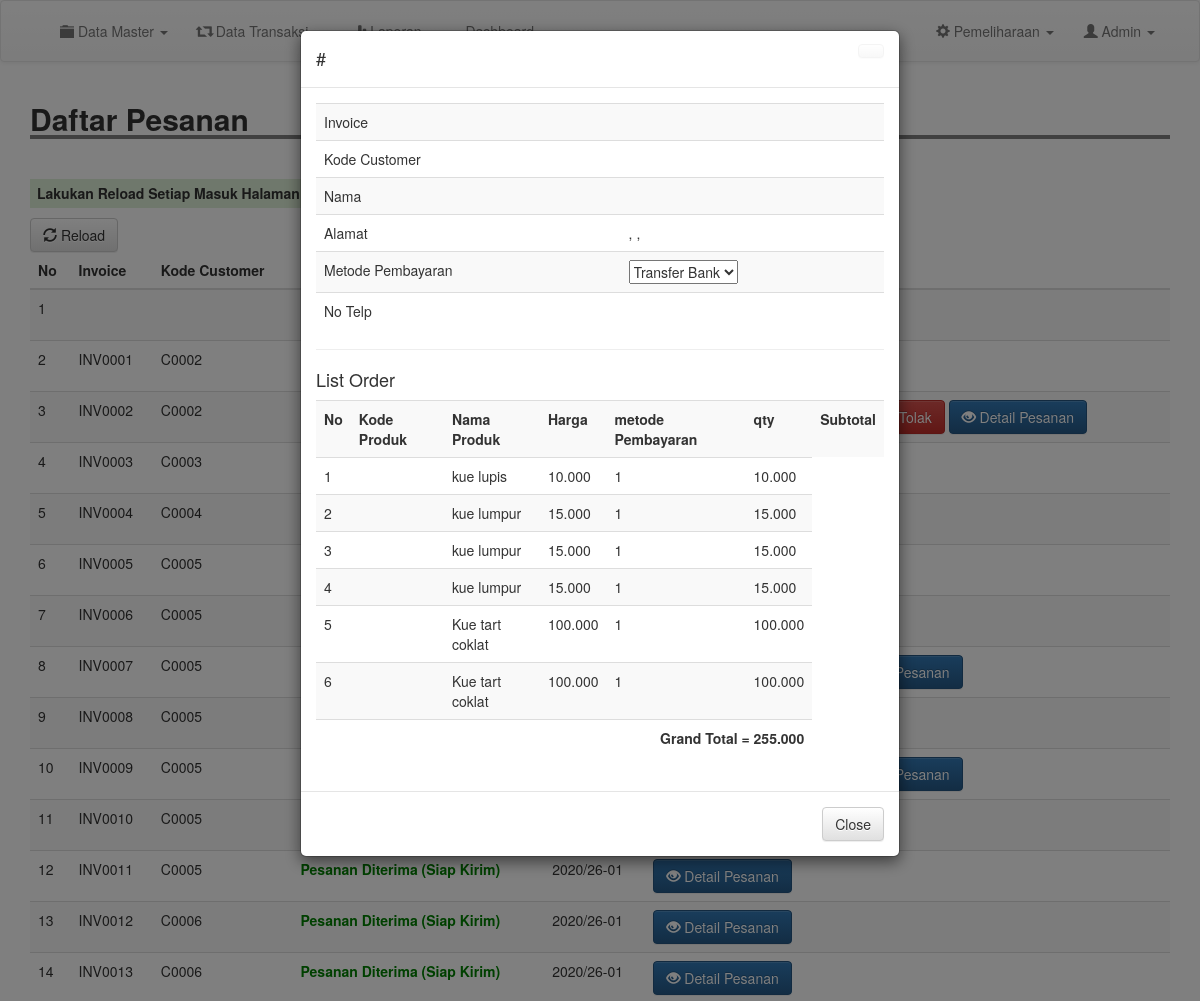
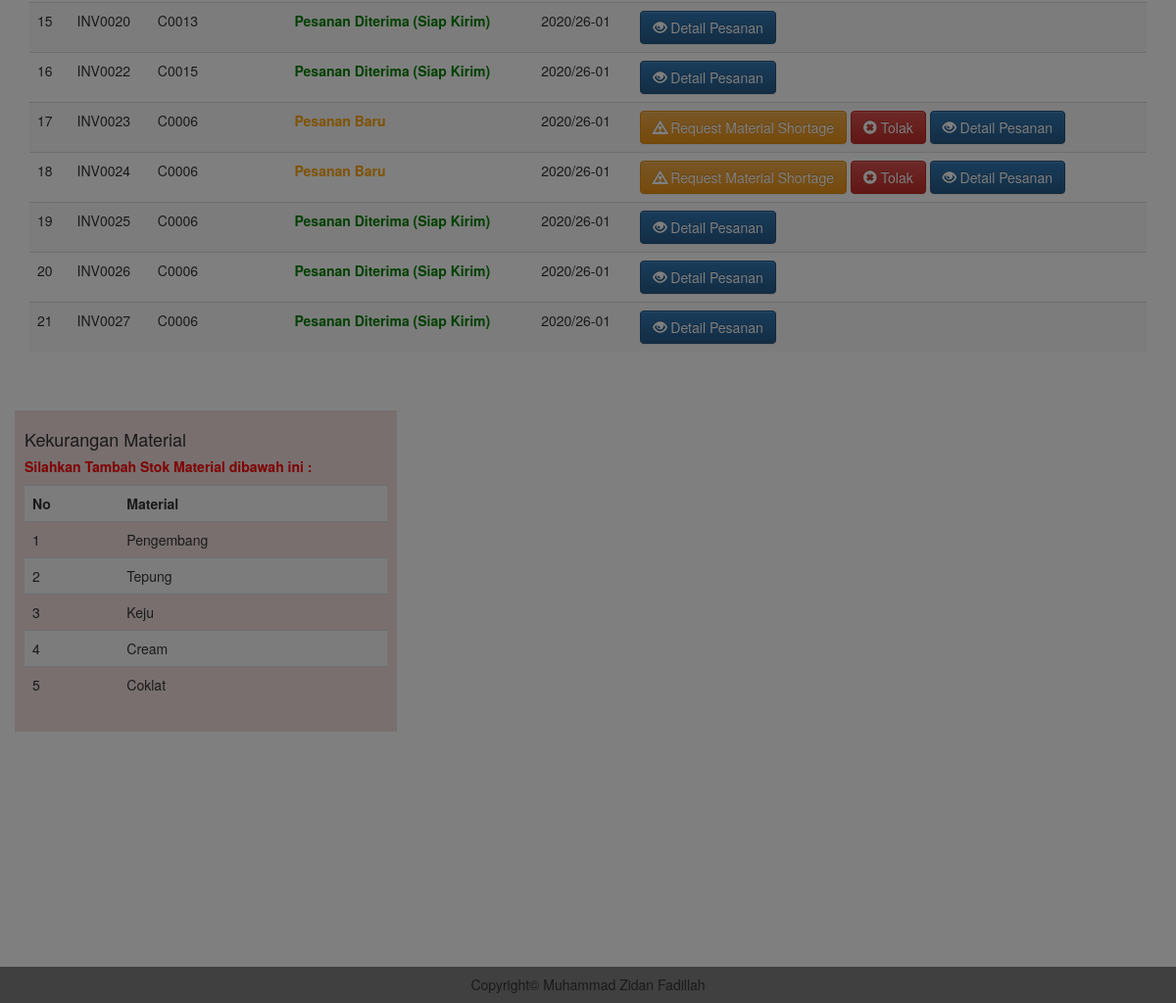
/admin/detailorder.php (signed in), run on the app's committed database (2 pictures, top to bottom).
### tables this page shows
CREATE TABLE `produksi` (
  `id_order` int(11) NOT NULL,
  `invoice` varchar(200) NOT NULL,
  `kode_customer` varchar(200) NOT NULL,
  `kode_produk` varchar(200) NOT NULL,
  `nama_produk` varchar(200) NOT NULL,
  `qty` int(11) NOT NULL,
  `harga` int(11) NOT NULL,
  `status` varchar(200) NOT NULL,
  `tanggal` date NOT NULL,
  `provinsi` varchar(200) NOT NULL,
  `kota` varchar(200) NOT NULL,
  `alamat` varchar(200) NOT NULL,
  `kode_pos` varchar(200) NOT NULL,
  `terima` varchar(200) NOT NULL,
  `tolak` varchar(200) NOT NULL,
  `cek` int(11) NOT NULL
);

### admin/detailorder.php (the view, shortened to what this page needs)
<?php
include 'header.php';
$invoices = $_GET['inv'];
$d_order = mysqli_query($conn, "SELECT * FROM produksi WHERE invoice = '$invoices'");
$t_order = mysqli_fetch_assoc($d_order);
$sortage = mysqli_query($conn, "SELECT * FROM produksi where cek = '1'");
$cek_sor = mysqli_num_rows($sortage);
$cs = mysqli_query($conn, "SELECT * FROM customer WHERE kode_customer = '".$t_order['kode_customer']."'");
$t_cs = mysqli_fetch_assoc($cs);
?>
<div class="container">
	<h2 style=" width: 100%; border-bottom: 4px solid gray"><b>Daftar Pesanan</b></h2>
	<br>
	<h5 class="bg-success" style="padding: 7px; width: 710px; font-weight: bold;"><marquee>Lakukan Reload Setiap Masuk Halaman ini, untuk menghindari terjadinya kesalahan data dan informasi</marquee></h5>
	<a href="produksi.php" class="btn btn-default"><i class="glyphicon glyphicon-refresh"></i> Reload</a>
	<table class="table table-striped">
		<thead>
			<tr>
				<th scope="col">No</th>
				<th scope="col">Invoice</th>
				<th scope="col">Kode Customer</th>
				<th scope="col">Status</th>
				<th scope="col">Tanggal</th>
				<th scope="col">Action</th>
			</tr>
		</thead>
		<tbody>
			<?php
			$result = mysqli_query($conn, "SELECT DISTINCT invoice, kode_customer, status, kode_produk, qty,terima,tolak, cek FROM produksi group by invoice");
			$no = 1;
			while($row = mysqli_fetch_assoc($result)){
				$kodep = $row['kode_produk'];
				$inv = $row['invoice'];
				?>
				<tr>
					<td><?= $no; ?></td>
					<td><?= $row['invoice']; ?></td>
					<td><?= $row['kode_customer']; ?></td>
					<?php if($row['terima'] == 1){ ?>
						<td style="color: green;font-weight: bold;">Pesanan Diterima (Siap Kirim)
							<?php
						}else if($row['tolak'] == 1){
							?>
							<td style="color: red;font-weight: bold;">Pesanan Ditolak
								<?php
							}
							if($row['terima'] == 0 && $row['tolak'] == 0){
								?>
								<td style="color: orange;font-weight: bold;"><?= $row['status']; ?>
								<?php
							}
							$t_bom = mysqli_query($conn, "SELECT * FROM bom_produk WHERE kode_produk = '$kodep'");
							while($row1 = mysqli_fetch_assoc($t_bom)){
								$kodebk = $row1['kode_bk'];
								$inventory = mysqli_query($conn, "SELECT * FROM inventory WHERE kode_bk = '$kodebk'");
								$r_inv = mysqli_fetch_assoc($inventory);
								$kebutuhan = $row1['kebutuhan'];
								$qtyorder = $row['qty'];
								$inventory = $r_inv['qty'];
								$bom = ($kebutuhan * $qtyorder);
								$hasil = $inventory - $bom;
								if($hasil < 0 && $row['tolak'] == 0){
									mysqli_query($conn, "UPDATE produksi SET cek = '1' where invoice = '$inv'");
										$nama_material[] = $r_inv['nama'];
									?>
									<?php
								}
							}
							?>
						</td>
						<td>2020/26-01</td>
						<td>
							<?php if( $row['tolak']==0 && $row['cek']==1 && $row['terima']==0){ ?>
								<a href="inventory.php?cek=0" id="rq" class="btn btn-warning"><i class="glyphicon glyphicon-warning-sign"></i> Request Material Shortage</a>
								<a href="proses/tolak.php?inv=<?= $row['invoice']; ?>" class="btn btn-danger" onclick="return confirm('Yakin Ingin Menolak ?')"><i class="glyphicon glyphicon-remove-sign"></i> Tolak</a>
							<?php }else if($row['terima'] == 0 && $row['cek']==0){ ?>
								<a href="proses/terima.php?inv=<?= $row['invoice']; ?>&kdp=<?= $row['kode_produk']; ?>" class="btn btn-success"><i class="glyphicon glyphicon-ok-sign"></i> Terima</a>
								<a href="proses/tolak.php?inv=<?= $row['invoice']; ?>" class="btn btn-danger" onclick="return confirm('Yakin Ingin Menolak ?')"><i class="glyphicon glyphicon-remove-sign"></i> Tolak</a>
							<?php } ?>
							<a href="detailorder.php?inv=<?= $row['invoice']; ?>" type="submit" class="btn btn-primary"><i class="glyphicon glyphicon-eye-open"></i> Detail Pesanan</a>
						</td>
					</tr>
					<?php
					$no++;
				}
				?>
			</tbody>
		</table>
	<button type="hidden" data-toggle="modal" data-target="#myModal" id="btn" style="background-color: #fff; border: #fff;">
	</button>
	<div class="modal fade" id="myModal" tabindex="-1" role="dialog" aria-labelledby="myModalLabel">
		<div class="modal-dialog" role="document">
			<div class="modal-content">
				<div class="modal-header">
					<a href="m_produk.php" class="btn btn-default close"></a>
					<h4 class="modal-title" id="myModalLabel">#<?= $t_order['invoice']; ?></h4>
				</div>
				<div class="modal-body">
					<table class="table table-striped">
						<tr>
							<td>Invoice</td>
							<td><?= $t_order['invoice']; ?></td>
						</tr>
						<tr>
							<td>Kode Customer</td>
							<td><?= $t_order['kode_customer']; ?></td>
						</tr>
						<tr>
						<td>Nama</td>
                        <td><?= $t_cs['nama']; ?></td>
						<tr>
							<td>Alamat</td>
							<td><?php echo  $t_order['alamat'].",".$t_order['kota']." ".$t_order['provinsi'].",".$t_order['kode_pos']; ?></td>
						</tr>
						<tr>
						<td>Metode Pembayaran</td>
                        <td>
                      <select name="metode_pembayaran" id="metode_pembayaran">
                      <option value="transfer_bank">Transfer Bank</option>
						</tr>
						<tr>
							<td>No Telp</td>
							<td><?= $t_cs['telp']; ?></td>
						</tr>
					</table>
					<hr>
					<h4>List Order</h4>
					<table class="table table-striped">
						<tr>
							<th>No</th>
							<th>Kode Produk</th>
							<th>Nama Produk</th>
							<th>Harga</th>
							<th>metode Pembayaran</th>
							<th>qty</th>
							<th>Subtotal</th>
						</tr>
					<?php
						$order = mysqli_query($conn, "SELECT * FROM produksi WHERE invoice = '$invoices'");
						$no = 1;
						$grand = 0;
						while ($list = mysqli_fetch_assoc($order)) {
					 ?>
						<tr>
							<td><?= $no;  ?></td>
							<td><?= $list['kode_produk']; ?></td>
							<td><?= $list['nama_produk']; ?></td>
							<td><?= number_format($list['harga'], 0, ".", ".");  ?></td>
							<td><?= $list['qty'];  ?></td>
							<td><?= number_format($list['harga']*$list['qty'], 0, ".", ".");  ?></td>
						</tr>
					<?php
						$sub = $list['harga'] * $list['qty'];
						$grand += $sub;
						$no++;
						}
					 ?>
						<tr>
							<td colspan="6" class="text-right"><b>Grand Total = <?= number_format($grand, 0, ".", ".");  ?></b></td>
						</tr>
					</table>
				</div>
				<div class="modal-footer">
					<a href="produksi.php" class="btn btn-default">Close</a>
				</div>
			</div>
		</div>
	</div>
		<?php
if($cek_sor > 0){
 ?>
	<br>
	<br>
	<div class="row">
		<div class="col-md-4 bg-danger" style="padding:10px;">
			<h4>Kekurangan Material </h4>
			<h5 style="color: red;font-weight: bold;">Silahkan Tambah Stok Material dibawah ini : </h5>
			<table class="table table-striped">
				<tr>
					<th>No</th>
					<th>Material</th>
				</tr>
	<?php
	$arr = array_values(array_unique($nama_material));
	for ($i=0; $i < count($arr); $i++) {
	 ?>
				<tr>
					<td><?= $i+1 ?></td>
					<td><?= $arr[$i]; ?></td>
				</tr>
	<?php } ?>
			</table>
		</div>
	</div>
<?php
}
 ?>
	</div>
	<br>
	<br>
	<br>
	<br>
	<br>
	<br>
	<br>
	<br>
	<br>
	<br>
	<br>
	<br>
	<?php
	include 'footer.php';
	?>

### admin/header.php (shortened to what this page needs)
<!DOCTYPE html>
<html>
<head>
	<link rel="stylesheet" type="text/css" href="../css/bootstrap.min.css">
	<link rel="stylesheet" type="text/css" href="../css/style.css">
	<link rel="stylesheet" type="text/css" href="../css/bootstrap-theme.css">
</head>
<body>
	<nav class="navbar navbar-default" style="padding: 5px;">
		<div class="container">
			<div class="collapse navbar-collapse" id="bs-example-navbar-collapse-1">
				<ul class="nav navbar-nav navbar-left">
					<li class="dropdown">
						<a href="#" class="dropdown-toggle" data-toggle="dropdown" role="button" aria-haspopup="true" aria-expanded="false"><i class="glyphicon glyphicon-folder-close"></i> Data Master <span class="caret"></span></a>
					</li>
					<li class="dropdown">
						<a href="#" class="dropdown-toggle" data-toggle="dropdown" role="button" aria-haspopup="true" aria-expanded="false"><i class="glyphicon glyphicon-retweet"></i> Data Transaksi <span class="caret"></span></a>
					</li>
					<li class="dropdown">
						<a href="#" class="dropdown-toggle" data-toggle="dropdown" role="button" aria-haspopup="true" aria-expanded="false"><i class="glyphicon glyphicon-stats"></i> Laporan <span class="caret"></span></a>
					</li>
					<li><a href="halaman_utama.php">Dashboard</a></li>
				</ul>
				<ul class="nav navbar-nav navbar-right">
					<li class="dropdown">
						<a href="#" class="dropdown-toggle" data-toggle="dropdown" role="button" aria-haspopup="true" aria-expanded="false"><i class="glyphicon glyphicon-cog"></i> Pemeliharaan <span class="caret"></span></a>
					</li>
					<li class="dropdown">
						<a href="#" class="dropdown-toggle" data-toggle="dropdown" role="button" aria-haspopup="true" aria-expanded="false"><i class="glyphicon glyphicon-user"></i> Admin <span class="caret"></span></a>
					</li>
				</ul>
			</div>
		</div>
	</nav>

### admin/footer.php
<footer style="background-color: gray;padding: 1px;" class="print">
	<h5 class="text-center">Copyright&copy; Muhammad Zidan Fadillah</h5>
</footer>
</body>
</html>

### css/style.css (style rules this page uses)
body { margin:0; padding: 0; }

### data on the page
produksi: nama_produk "kue lupis", harga "10.000", qty "1", $list['harga']*$list['qty'] "10.000"
produksi: nama_produk "kue lumpur", harga "15.000", qty "1", $list['harga']*$list['qty'] "15.000"
produksi: nama_produk "kue lumpur", harga "15.000", qty "1", $list['harga']*$list['qty'] "15.000"
produksi: nama_produk "kue lumpur", harga "15.000", qty "1", $list['harga']*$list['qty'] "15.000"
produksi: nama_produk "Kue tart coklat", harga "100.000", qty "1", $list['harga']*$list['qty'] "100.000"
produksi: nama_produk "Kue tart coklat", harga "100.000", qty "1", $list['harga']*$list['qty'] "100.000"

### other printed values
$row['invoice'] "INV0001"
$row['kode_customer'] "C0002"
$row['invoice'] "INV0002"
$row['invoice'] "INV0003"
$row['kode_customer'] "C0003"
$row['invoice'] "INV0004"
$row['kode_customer'] "C0004"
$row['invoice'] "INV0005"
$row['kode_customer'] "C0005"
$row['invoice'] "INV0006"
$row['invoice'] "INV0007"
$row['invoice'] "INV0008"
$row['invoice'] "INV0009"
$row['invoice'] "INV0010"
$row['invoice'] "INV0011"
